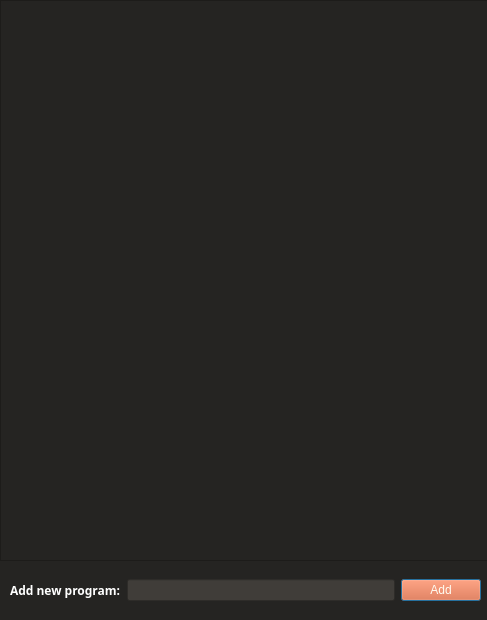
<?xml version="1.0" encoding="UTF-8"?>
<ui version="4.0">
 <class>Dialog</class>
 <widget class="QDialog" name="Dialog">
  <property name="geometry">
   <rect>
    <x>0</x>
    <y>0</y>
    <width>487</width>
    <height>620</height>
   </rect>
  </property>
  <property name="font">
   <font>
    <pointsize>9</pointsize>
    <weight>50</weight>
    <bold>false</bold>
   </font>
  </property>
  <property name="windowTitle">
   <string>Run Time</string>
  </property>
  <property name="windowIcon">
   <iconset>
    <normaloff>../Downloads/clock.png</normaloff>../Downloads/clock.png</iconset>
  </property>
  <property name="autoFillBackground">
   <bool>false</bool>
  </property>
  <property name="styleSheet">
   <string notr="true">background-color: rgb(37, 36, 34);</string>
  </property>
  <widget class="QWidget" name="horizontalLayoutWidget">
   <property name="geometry">
    <rect>
     <x>10</x>
     <y>550</y>
     <width>471</width>
     <height>80</height>
    </rect>
   </property>
   <layout class="QHBoxLayout" name="horizontalLayout">
    <property name="sizeConstraint">
     <enum>QLayout::SetDefaultConstraint</enum>
    </property>
    <property name="leftMargin">
     <number>0</number>
    </property>
    <item>
     <widget class="QLabel" name="label">
      <property name="font">
       <font>
        <family>Vazirmatn</family>
        <pointsize>9</pointsize>
        <weight>75</weight>
        <bold>true</bold>
       </font>
      </property>
      <property name="autoFillBackground">
       <bool>false</bool>
      </property>
      <property name="styleSheet">
       <string notr="true">color: rgb(255, 255, 255);</string>
      </property>
      <property name="text">
       <string>Add new program:</string>
      </property>
     </widget>
    </item>
    <item>
     <widget class="QLineEdit" name="lineEdit">
      <property name="enabled">
       <bool>true</bool>
      </property>
      <property name="sizePolicy">
       <sizepolicy hsizetype="Expanding" vsizetype="Fixed">
        <horstretch>0</horstretch>
        <verstretch>0</verstretch>
       </sizepolicy>
      </property>
      <property name="font">
       <font>
        <pointsize>8</pointsize>
        <weight>50</weight>
        <bold>false</bold>
       </font>
      </property>
      <property name="styleSheet">
       <string notr="true">background-color: rgb(64, 61, 57);
color: rgb(255, 252, 242);</string>
      </property>
     </widget>
    </item>
    <item>
     <widget class="QPushButton" name="pushButton">
      <property name="palette">
       <palette>
        <active>
         <colorrole role="WindowText">
          <brush brushstyle="SolidPattern">
           <color alpha="255">
            <red>255</red>
            <green>252</green>
            <blue>242</blue>
           </color>
          </brush>
         </colorrole>
         <colorrole role="Button">
          <brush brushstyle="SolidPattern">
           <color alpha="255">
            <red>235</red>
            <green>94</green>
            <blue>40</blue>
           </color>
          </brush>
         </colorrole>
         <colorrole role="Text">
          <brush brushstyle="SolidPattern">
           <color alpha="255">
            <red>255</red>
            <green>252</green>
            <blue>242</blue>
           </color>
          </brush>
         </colorrole>
         <colorrole role="ButtonText">
          <brush brushstyle="SolidPattern">
           <color alpha="255">
            <red>255</red>
            <green>252</green>
            <blue>242</blue>
           </color>
          </brush>
         </colorrole>
         <colorrole role="Base">
          <brush brushstyle="SolidPattern">
           <color alpha="255">
            <red>235</red>
            <green>94</green>
            <blue>40</blue>
           </color>
          </brush>
         </colorrole>
         <colorrole role="Window">
          <brush brushstyle="SolidPattern">
           <color alpha="255">
            <red>235</red>
            <green>94</green>
            <blue>40</blue>
           </color>
          </brush>
         </colorrole>
         <colorrole role="PlaceholderText">
          <brush brushstyle="NoBrush">
           <color alpha="128">
            <red>255</red>
            <green>252</green>
            <blue>242</blue>
           </color>
          </brush>
         </colorrole>
        </active>
        <inactive>
         <colorrole role="WindowText">
          <brush brushstyle="SolidPattern">
           <color alpha="255">
            <red>255</red>
            <green>252</green>
            <blue>242</blue>
           </color>
          </brush>
         </colorrole>
         <colorrole role="Button">
          <brush brushstyle="SolidPattern">
           <color alpha="255">
            <red>235</red>
            <green>94</green>
            <blue>40</blue>
           </color>
          </brush>
         </colorrole>
         <colorrole role="Text">
          <brush brushstyle="SolidPattern">
           <color alpha="255">
            <red>255</red>
            <green>252</green>
            <blue>242</blue>
           </color>
          </brush>
         </colorrole>
         <colorrole role="ButtonText">
          <brush brushstyle="SolidPattern">
           <color alpha="255">
            <red>255</red>
            <green>252</green>
            <blue>242</blue>
           </color>
          </brush>
         </colorrole>
         <colorrole role="Base">
          <brush brushstyle="SolidPattern">
           <color alpha="255">
            <red>235</red>
            <green>94</green>
            <blue>40</blue>
           </color>
          </brush>
         </colorrole>
         <colorrole role="Window">
          <brush brushstyle="SolidPattern">
           <color alpha="255">
            <red>235</red>
            <green>94</green>
            <blue>40</blue>
           </color>
          </brush>
         </colorrole>
         <colorrole role="PlaceholderText">
          <brush brushstyle="NoBrush">
           <color alpha="128">
            <red>255</red>
            <green>252</green>
            <blue>242</blue>
           </color>
          </brush>
         </colorrole>
        </inactive>
        <disabled>
         <colorrole role="WindowText">
          <brush brushstyle="SolidPattern">
           <color alpha="255">
            <red>255</red>
            <green>252</green>
            <blue>242</blue>
           </color>
          </brush>
         </colorrole>
         <colorrole role="Button">
          <brush brushstyle="SolidPattern">
           <color alpha="255">
            <red>235</red>
            <green>94</green>
            <blue>40</blue>
           </color>
          </brush>
         </colorrole>
         <colorrole role="Text">
          <brush brushstyle="SolidPattern">
           <color alpha="255">
            <red>255</red>
            <green>252</green>
            <blue>242</blue>
           </color>
          </brush>
         </colorrole>
         <colorrole role="ButtonText">
          <brush brushstyle="SolidPattern">
           <color alpha="255">
            <red>255</red>
            <green>252</green>
            <blue>242</blue>
           </color>
          </brush>
         </colorrole>
         <colorrole role="Base">
          <brush brushstyle="SolidPattern">
           <color alpha="255">
            <red>235</red>
            <green>94</green>
            <blue>40</blue>
           </color>
          </brush>
         </colorrole>
         <colorrole role="Window">
          <brush brushstyle="SolidPattern">
           <color alpha="255">
            <red>235</red>
            <green>94</green>
            <blue>40</blue>
           </color>
          </brush>
         </colorrole>
         <colorrole role="PlaceholderText">
          <brush brushstyle="NoBrush">
           <color alpha="128">
            <red>255</red>
            <green>252</green>
            <blue>242</blue>
           </color>
          </brush>
         </colorrole>
        </disabled>
       </palette>
      </property>
      <property name="cursor">
       <cursorShape>ArrowCursor</cursorShape>
      </property>
      <property name="styleSheet">
       <string notr="true">background-color: rgb(235, 94, 40);
color: rgb(255, 252, 242);</string>
      </property>
      <property name="text">
       <string>Add</string>
      </property>
     </widget>
    </item>
   </layout>
  </widget>
  <widget class="QTextBrowser" name="textBrowser">
   <property name="geometry">
    <rect>
     <x>0</x>
     <y>0</y>
     <width>491</width>
     <height>561</height>
    </rect>
   </property>
   <property name="font">
    <font>
     <family>Vazirmatn</family>
     <pointsize>11</pointsize>
     <weight>7</weight>
     <italic>false</italic>
     <bold>false</bold>
    </font>
   </property>
   <property name="styleSheet">
    <string notr="true">color: rgb(204, 197, 185);
font: 57 11pt &quot;Vazirmatn&quot;;
</string>
   </property>
   <property name="html">
    <string>&lt;!DOCTYPE HTML PUBLIC &quot;-//W3C//DTD HTML 4.0//EN&quot; &quot;http://www.w3.org/TR/REC-html40/strict.dtd&quot;&gt;
&lt;html&gt;&lt;head&gt;&lt;meta name=&quot;qrichtext&quot; content=&quot;1&quot; /&gt;&lt;style type=&quot;text/css&quot;&gt;
p, li { white-space: pre-wrap; }
&lt;/style&gt;&lt;/head&gt;&lt;body style=&quot; font-family:'Vazirmatn'; font-size:11pt; font-weight:56; font-style:normal;&quot;&gt;
&lt;p align=&quot;center&quot; style=&quot;-qt-paragraph-type:empty; margin-top:0px; margin-bottom:0px; margin-left:0px; margin-right:0px; -qt-block-indent:0; text-indent:0px; font-family:'Arial'; font-size:18pt; font-weight:400;&quot;&gt;&lt;br /&gt;&lt;/p&gt;&lt;/body&gt;&lt;/html&gt;</string>
   </property>
  </widget>
 </widget>
 <resources/>
 <connections/>
</ui>
